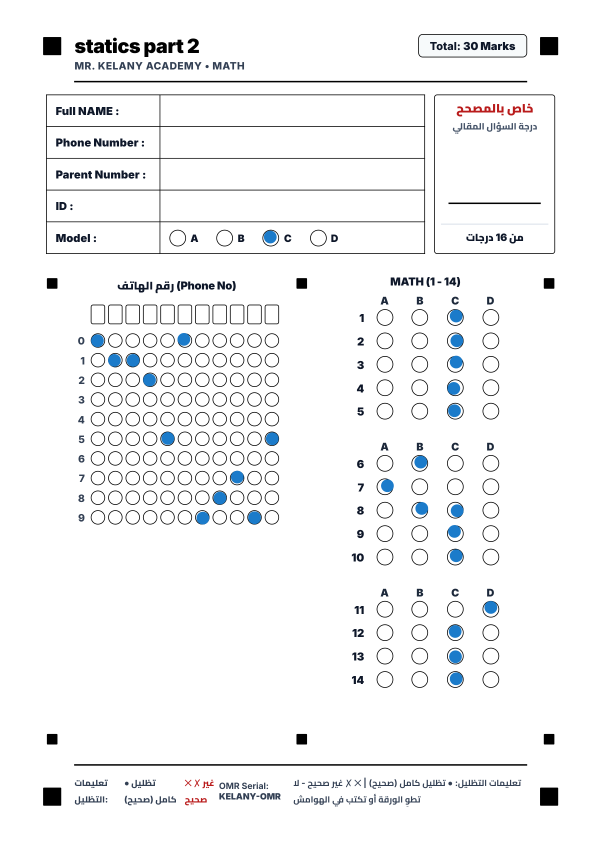
#> input picture canonical_pdf_render.png, 1200 x 1697 px (shown at 1/2 size)
$ python -i test_omr_dataset.py   (imports and definitions only)   (older library calls are emulated)
#> lines starting #> are read from the running program, lines starting #| are printed output that depends on the picture; after the words box and inside, x2 and y2 are one past the last pixel; in counts of white or black regions, pixels touching at a corner belong together
import cv2
import numpy as np
import math

SHEET_W = 1200
SHEET_H = 1697

# [114 lines left out: functions create_ground_truth_sheet, fill_bubble, check_quality, not called in this run]

def rectify_sheet(gray, target_w=SHEET_W, target_h=SHEET_H):
    """Detects 4 corner registration markers and applies perspective homography warp."""
#> called with target_w = 1200, target_h = 1697
    # Binary inverse to find solid black corner fiducials
    _, thresh = cv2.threshold(gray, 60, 255, cv2.THRESH_BINARY_INV)
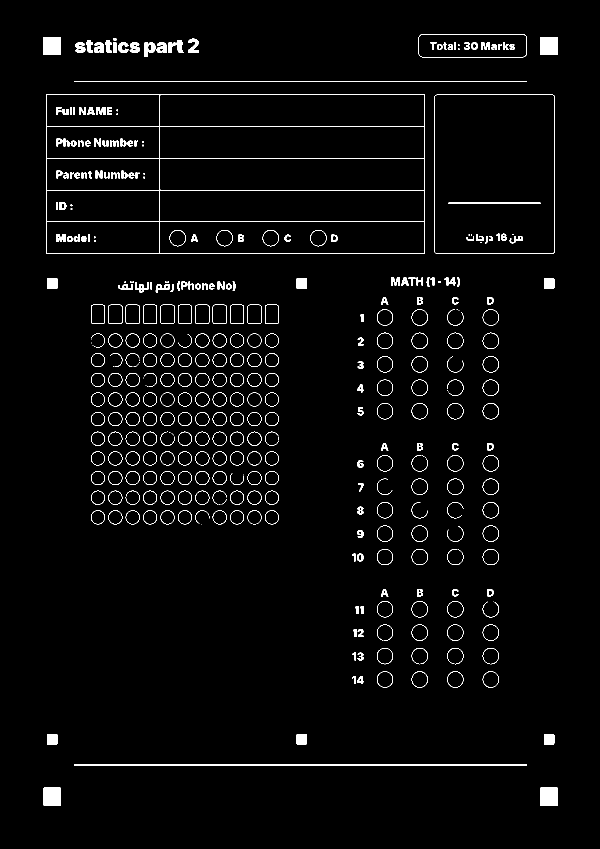
#> thresh: shape (1697, 1200) (shown at 1/2 size); 2.6% white; 385 white regions (60 under 20 px), largest, box (x1, y1, x2, y2) and area: (92, 189, 850, 508) 5805, (148, 162, 1054, 164) 1812, (148, 1529, 1054, 1531) 1812
    num_labels, labels, stats, centroids = cv2.connectedComponentsWithStats(thresh)
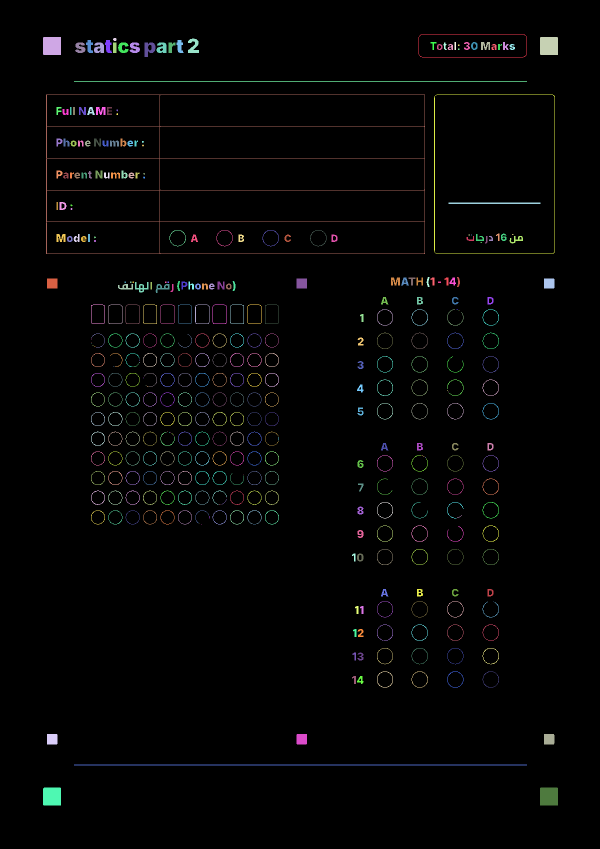
#> labels: shape (1697, 1200) int32 (shown at 1/2 size); 386 distinct labels, from 0 to 385; one colour per label, 0 black
#> num_labels = 386; stats = 386 rows, first 6: [0, 0, 1200, 1697, 1984187], [837, 68, 217, 47, 509], [86, 74, 36, 36, 1294], [1080, 74, 36, 36, 1293], [226, 76, 7, 6, 35], [376, 77, 22, 29, 381]; centroids = 386 pairs, first value 103.5 to 1098, second value 78.43 to 1592.5

    h, w = gray.shape
#> h = 1697; w = 1200
    corners = []
    for i in range(1, num_labels):
        cw = stats[i, cv2.CC_STAT_WIDTH]
        ch = stats[i, cv2.CC_STAT_HEIGHT]
        area = stats[i, cv2.CC_STAT_AREA]
        aspect = float(cw) / max(1, ch)
        extent = area / float(cw * ch)
        cx, cy = centroids[i]
        # Registration markers: 15-40px, aspect ~1.0, extent > 0.82
        if 0.75 <= aspect <= 1.30 and 14 <= cw <= 45 and 14 <= ch <= 45 and extent > 0.80:
            corners.append((cx, cy))
#> this loop made 385 passes
#> (cw, ch, area, aspect, extent, cx, cy) on passes 1 to 3: (217, 47, 509, 4.62, 0.0499, 945.2, 91.04), (36, 36, 1294, 1, 0.998, 103.5, 91.5), (36, 36, 1293, 1, 0.998, 1097.5, 91.51)
#> after the loop, corners = [(103.5, 91.5), (1097.5, 91.51), (104, 566.5), (603, 566.5), (1098, 566.5), (104, 1478), (603, 1478), (1097.9, 1478), (103.5, 1592.5), (1097.5, 1592.5)]

    if len(corners) < 4:
        # Fallback: find corners of largest external quadrilateral
        contours, _ = cv2.findContours(thresh, cv2.RETR_EXTERNAL, cv2.CHAIN_APPROX_SIMPLE)
        largest_cnt = max(contours, key=cv2.contourArea) if contours else None
        if largest_cnt is not None and cv2.contourArea(largest_cnt) > (w * h * 0.3):
            peri = cv2.arcLength(largest_cnt, True)
            approx = cv2.approxPolyDP(largest_cnt, 0.02 * peri, True)
            if len(approx) == 4:
                corners = [p[0] for p in approx]

    if len(corners) < 4:
        # Return original if corners cannot be parsed
        return gray, False

    # Sort 4 corners: TL, TR, BR, BL
    corners = np.array(corners, dtype=np.float32)
#> corners = [[103.5, 91.5], [1097.5, 91.51], [104, 566.5], [603, 566.5], [1098, 566.5], [104, 1478], [603, 1478], [1097.9, 1478], [103.5, 1592.5], [1097.5, 1592.5]]
    s = corners.sum(axis=1)
#> s = [195, 1189, 670.5, 1169.5, 1664.5, 1582, 2081, 2575.9, 1696.1, 2690]
    tl = corners[np.argmin(s)]
#> tl = [103.5, 91.5]
    br = corners[np.argmax(s)]
#> br = [1097.5, 1592.5]
    diff = np.diff(corners, axis=1)
#> diff = [-12.03, -1006, 462.5, -36.5, -531.5, 1374, 875, 380.1, 1489, 495]
    tr = corners[np.argmin(diff)]
#> tr = [1097.5, 91.51]
    bl = corners[np.argmax(diff)]
#> bl = [103.5, 1592.5]

    src_pts = np.array([tl, tr, br, bl], dtype=np.float32)
#> src_pts = [[103.5, 91.5], [1097.5, 91.51], [1097.5, 1592.5], [103.5, 1592.5]]
    box_w = max(np.hypot(tr[0] - tl[0], tr[1] - tl[1]), np.hypot(br[0] - bl[0], br[1] - bl[1]))
#> box_w = 994
    box_h = max(np.hypot(bl[0] - tl[0], bl[1] - tl[1]), np.hypot(br[0] - tr[0], br[1] - tr[1]))
#> box_h = 1501
    aspect = box_w / max(1.0, box_h)
#> aspect = 0.662

    if aspect >= 0.80:
        # OMR Grid Fiducials detected
        dst_pts = np.array([
            [100, 480],
            [1100, 480],
            [1100, 1550],
            [100, 1550]
        ], dtype=np.float32)
    else:
        # Full Page corners detected
        dst_pts = np.array([
            [60, 60],
            [target_w - 60, 60],
            [target_w - 60, target_h - 60],
            [60, target_h - 60]
        ], dtype=np.float32)

    M = cv2.getPerspectiveTransform(src_pts, dst_pts)
#> M = [[1.09, -1.04e-05, -52.48], [-1.54e-05, 1.05, -36.13], [-1.77e-08, -1.77e-08, 1]]
    warped = cv2.warpPerspective(gray, M, (target_w, target_h), flags=cv2.INTER_LINEAR, borderValue=250)
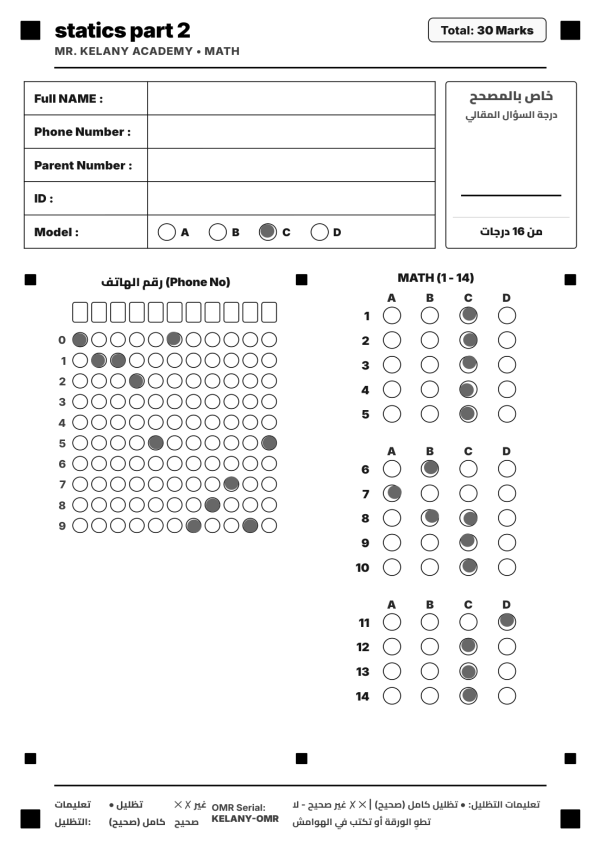
#> warped: shape (1697, 1200) (shown at 1/2 size); min 0, max 255, mean 243
    return warped, True

# [76 lines left out: functions analyze_bubble, classify_question, not called in this run]

# [1 line not run here, left out]

# [209 lines left out: function run_accuracy_benchmark, not called in this run]

# [2 lines not run here, left out]

>>> import cv2
>>> picture = cv2.imread('canonical_pdf_render.png', cv2.IMREAD_GRAYSCALE)
>>> result = rectify_sheet(picture)
